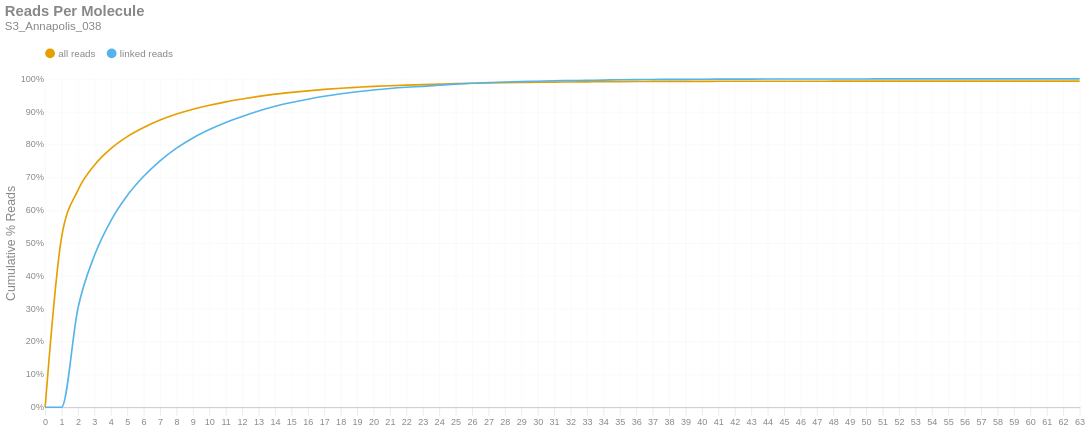

The notebook cell this image was saved under:
### Markdown cell above
### Reads per Molecule
This chart shows the cumulative distribution of the number of reads per linked molecule. That is, how many alignments are associated with a unique molecule. This excludes the number of reads associated with invalid or absent linked-read barcodes. The `linked` histogram is the percentages recalculated when disregarding singletons.

### Code cell
if SKIPLR:
    print_html(f"Skipped")
else:
    counts = np.bincount(valids['reads'].cast(pl.Int64).to_numpy())
    weighted = counts * np.arange(len(counts))
    all_perc = weighted / n_reads
    linked_perc = weighted / n_linked_reads
    linked_perc[1] = 0
    binned_df = pl.DataFrame({
        'readsper': list(range(len(counts))),
        'all reads (cumsum)': np.cumsum(all_perc).tolist(),
        'linked reads (cumsum)': np.cumsum(linked_perc).tolist(),
    })

    with SafeRender(binned_df):
        (
            density_plot(binned_df, 'Reads Per Molecule', samplename, 'readspmol')
            .encode(
                x=alt.X('readsper:O', title=None).axis(labelAngle=0).scale(padding=0),
                y=alt.Y('value:Q', title='Cumulative % Reads').axis(format='%').stack(False),
                color=alt.Color("key:N").scale(domain=["all reads", "linked reads"]),
                tooltip=[
                    alt.Tooltip("key:N", title="Data Type"),
                    alt.Tooltip("readsper:O", title="Reads Per Molecule"),
                    alt.Tooltip("value:Q", format=".2%", title="% Reads (Cum.)")
                ]            
            )
        ).display()

### Figure 1 — Vega-Lite specification as saved in the notebook (floating-point values rounded to 4 significant figures)
{"width": "container", "height": 400, "config": {"title": {"anchor": "start", "dy": -15, "fontSize": 18, "color": "#888888", "subtitleColor": "#888888", "subtitleFontSize": 14}, "arc": {"fill": "#0072B2"}, "axis": {"domainColor": "#888888", "domainWidth": 0.5, "gridWidth": 0.2, "grid": false, "titleFontWeight": 400, "titleFontSize": 15, "labelFontSize": 11, "labelColor": "#888888", "tickColor": "#888888", "tickWidth": 0.2, "titleColor": "#888888"}, "axisBand": {"grid": false}, "axisX": {"grid": true, "tickSize": 10, "domainCap": "round"}, "axisY": {"domain": false, "grid": true, "tickSize": 0, "domainCap": "round"}, "background": "transparent", "header": {"labelFontSize": 15, "labelColor": "#888888", "titleFontSize": 15, "titleFontWeight": 600, "titleColor": "#888888"}, "legend": {"labelFont": "sans-serif", "labelFontSize": 12, "labelColor": "#888888", "symbolSize": 100, "symbolType": "circle", "titleFontSize": 12, "titlePadding": 10, "titleColor": "#888888", "title": null, "orient": "top"}, "range": {"category": ["#E69F00", "#56B4E9", "#009E73", "#F0E442", "#0072B2", "#D55E00", "#CC79A7", "#000000"], "diverging": ["#cfe8f3", "#a2d4ec", "#73bfe2", "#46abdb", "#1696d2", "#12719e"]}, "area": {"fill": "#0072B2", "fillOpacity": 0.7, "line": true, "strokeOpacity": 0.7}, "line": {"color": "#0072B2", "stroke": "#0072B2", "strokeWidth": 2}, "trail": {"color": "#0072B2", "stroke": "#0072B2", "strokeWidth": 0, "size": 1}, "point": {"filled": true, "fillOpacity": 1.0, "size": 95}, "text": {"color": "#888888", "fontSize": 11, "align": "right", "fontWeight": 400, "size": 11}, "bar": {"fill": "#0072B2", "stroke": null}, "view": {"stroke": null, "continuousWidth": 660, "continuousHeight": 400}}, "data": {"name": "data-f5daba955e5742e19f8746eef6417f30"}, "mark": {"type": "line", "interpolate": "monotone", "point": {"opacity": 0, "size": 275}}, "encoding": {"color": {"field": "key", "scale": {"domain": ["all reads", "linked reads"]}, "type": "nominal"}, "tooltip": [{"field": "key", "title": "Data Type", "type": "nominal"}, {"field": "readsper", "title": "Reads Per Molecule", "type": "ordinal"}, {"field": "value", "format": ".2%", "title": "% Reads (Cum.)", "type": "quantitative"}], "x": {"axis": {"labelAngle": 0}, "field": "readsper", "scale": {"padding": 0}, "title": null, "type": "ordinal"}, "y": {"axis": {"format": "%"}, "field": "value", "stack": false, "title": "Cumulative % Reads", "type": "quantitative"}}, "params": [{"name": "param_c36ac31b6afebe62", "select": {"type": "point", "fields": ["key"]}, "bind": "legend"}], "title": {"text": "Reads Per Molecule", "subtitle": "S3_Annapolis_038"}, "transform": [{"fold": ["all reads (cumsum)", "linked reads (cumsum)"]}, {"calculate": "replace(datum.key, ' (cumsum)', '')", "as": "key"}, {"filter": {"param": "param_c36ac31b6afebe62"}}], "usermeta": {"embedOptions": {"downloadFileName": "S3_Annapolis_038.readspmol"}}, "$schema": "https://vega.github.io/schema/vega-lite/v6.1.0.json", "datasets": {"data-f5daba955e5742e19f8746eef6417f30": [{"readsper": 0, "all reads (cumsum)": 0.0, "linked reads (cumsum)": 0.0}, {"readsper": 1, "all reads (cumsum)": 0.5175, "linked reads (cumsum)": 0.0}, {"readsper": 2, "all reads (cumsum)": 0.6611, "linked reads (cumsum)": 0.302}, {"readsper": 3, "all reads (cumsum)": 0.7371, "linked reads (cumsum)": 0.4618}, {"readsper": 4, "all reads (cumsum)": 0.7874, "linked reads (cumsum)": 0.5677}, {"readsper": 5, "all reads (cumsum)": 0.824, "linked reads (cumsum)": 0.6445}, {"readsper": 6, "all reads (cumsum)": 0.8518, "linked reads (cumsum)": 0.7031}, {"readsper": 7, "all reads (cumsum)": 0.8743, "linked reads (cumsum)": 0.7504}, {"readsper": 8, "all reads (cumsum)": 0.8926, "linked reads (cumsum)": 0.7888}, {"readsper": 9, "all reads (cumsum)": 0.9074, "linked reads (cumsum)": 0.8199}, {"readsper": 10, "all reads (cumsum)": 0.9195, "linked reads (cumsum)": 0.8454}, {"readsper": 11, "all reads (cumsum)": 0.9299, "linked reads (cumsum)": 0.8672}, {"readsper": 12, "all reads (cumsum)": 0.9386, "linked reads (cumsum)": 0.8855}, {"readsper": 13, "all reads (cumsum)": 0.9464, "linked reads (cumsum)": 0.9019}, {"readsper": 14, "all reads (cumsum)": 0.9532, "linked reads (cumsum)": 0.9163}, {"readsper": 15, "all reads (cumsum)": 0.9587, "linked reads (cumsum)": 0.9279}, {"readsper": 16, "all reads (cumsum)": 0.9635, "linked reads (cumsum)": 0.9379}, {"readsper": 17, "all reads (cumsum)": 0.9677, "linked reads (cumsum)": 0.9468}, {"readsper": 18, "all reads (cumsum)": 0.9713, "linked reads (cumsum)": 0.9544}, {"readsper": 19, "all reads (cumsum)": 0.9742, "linked reads (cumsum)": 0.9605}, {"readsper": 20, "all reads (cumsum)": 0.9768, "linked reads (cumsum)": 0.9659}, {"readsper": 21, "all reads (cumsum)": 0.979, "linked reads (cumsum)": 0.9706}, {"readsper": 22, "all reads (cumsum)": 0.9808, "linked reads (cumsum)": 0.9743}, {"readsper": 23, "all reads (cumsum)": 0.9821, "linked reads (cumsum)": 0.9771}, {"readsper": 24, "all reads (cumsum)": 0.9837, "linked reads (cumsum)": 0.9805}, {"readsper": 25, "all reads (cumsum)": 0.9853, "linked reads (cumsum)": 0.9838}, {"readsper": 26, "all reads (cumsum)": 0.9865, "linked reads (cumsum)": 0.9864}, {"readsper": 27, "all reads (cumsum)": 0.9874, "linked reads (cumsum)": 0.9883}, {"readsper": 28, "all reads (cumsum)": 0.9883, "linked reads (cumsum)": 0.9901}, {"readsper": 29, "all reads (cumsum)": 0.989, "linked reads (cumsum)": 0.9916}, {"readsper": 30, "all reads (cumsum)": 0.9895, "linked reads (cumsum)": 0.9927}, {"readsper": 31, "all reads (cumsum)": 0.9901, "linked reads (cumsum)": 0.994}, {"readsper": 32, "all reads (cumsum)": 0.9904, "linked reads (cumsum)": 0.9946}, {"readsper": 33, "all reads (cumsum)": 0.9908, "linked reads (cumsum)": 0.9954}, {"readsper": 34, "all reads (cumsum)": 0.9911, "linked reads (cumsum)": 0.9961}, {"readsper": 35, "all reads (cumsum)": 0.9916, "linked reads (cumsum)": 0.9971}, {"readsper": 36, "all reads (cumsum)": 0.9919, "linked reads (cumsum)": 0.9977}, {"readsper": 37, "all reads (cumsum)": 0.992, "linked reads (cumsum)": 0.9979}, {"readsper": 38, "all reads (cumsum)": 0.9922, "linked reads (cumsum)": 0.9983}, {"readsper": 39, "all reads (cumsum)": 0.9923, "linked reads (cumsum)": 0.9985}, {"readsper": 40, "all reads (cumsum)": 0.9924, "linked reads (cumsum)": 0.9987}, {"readsper": 41, "all reads (cumsum)": 0.9925, "linked reads (cumsum)": 0.9989}, {"readsper": 42, "all reads (cumsum)": 0.9926, "linked reads (cumsum)": 0.9991}, {"readsper": 43, "all reads (cumsum)": 0.9926, "linked reads (cumsum)": 0.9992}, {"readsper": 44, "all reads (cumsum)": 0.9927, "linked reads (cumsum)": 0.9994}, {"readsper": 45, "all reads (cumsum)": 0.9927, "linked reads (cumsum)": 0.9994}, {"readsper": 46, "all reads (cumsum)": 0.9927, "linked reads (cumsum)": 0.9994}, {"readsper": 47, "all reads (cumsum)": 0.9927, "linked reads (cumsum)": 0.9994}, {"readsper": 48, "all reads (cumsum)": 0.9928, "linked reads (cumsum)": 0.9995}, {"readsper": 49, "all reads (cumsum)": 0.9928, "linked reads (cumsum)": 0.9995}, {"readsper": 50, "all reads (cumsum)": 0.9928, "linked reads (cumsum)": 0.9996}, {"readsper": 51, "all reads (cumsum)": 0.9928, "linked reads (cumsum)": 0.9997}, {"readsper": 52, "all reads (cumsum)": 0.9929, "linked reads (cumsum)": 0.9997}, {"readsper": 53, "all reads (cumsum)": 0.9929, "linked reads (cumsum)": 0.9997}, {"readsper": 54, "all reads (cumsum)": 0.9929, "linked reads (cumsum)": 0.9998}, {"readsper": 55, "all reads (cumsum)": 0.9929, "linked reads (cumsum)": 0.9998}, {"readsper": 56, "all reads (cumsum)": 0.9929, "linked reads (cumsum)": 0.9998}, {"readsper": 57, "all reads (cumsum)": 0.9929, "linked reads (cumsum)": 0.9998}, {"readsper": 58, "all reads (cumsum)": 0.9929, "linked reads (cumsum)": 0.9998}, {"readsper": 59, "all reads (cumsum)": 0.9929, "linked reads (cumsum)": 0.9998}, {"readsper": 60, "all reads (cumsum)": 0.993, "linked reads (cumsum)": 0.9999}, {"readsper": 61, "all reads (cumsum)": 0.993, "linked reads (cumsum)": 0.9999}, {"readsper": 62, "all reads (cumsum)": 0.993, "linked reads (cumsum)": 0.9999}, {"readsper": 63, "all reads (cumsum)": 0.993, "linked reads (cumsum)": 1.0}]}}
